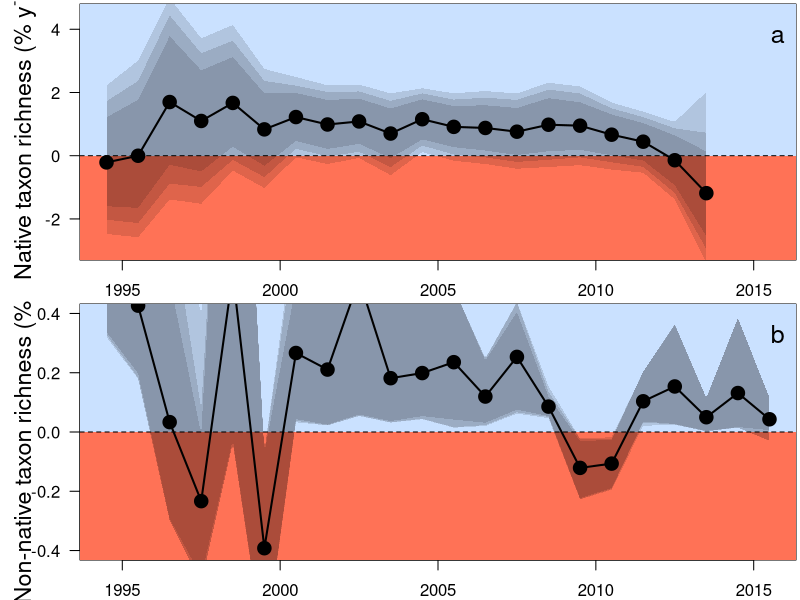

This chart was generated by the following R code:
##Set working directory
setwd("C:/Users/elwel/OneDrive/Desktop/aquatic_data/git/EuroAquaticMacroInverts")

# attach data
MA <- read.csv("outputs/movingAve_YrEsts.csv")
MA$meanYr <- (MA$StartYear+ 4.5)
head(MA)
unique(MA$Response)

#tiff(filename = "plots/Fig3_movingWindow/MovingAverages.tiff", width = 8, height = 6.5, units = 'in', res = 600, compression = 'lzw')

par(mfrow=c(2,1),mar=c(2,4,0.2,0.2))

#plot for native spp richness
SR <- subset(MA, Response == "SppRich_nativeSpp")
ave_SppRich <- 27.52824362
st <-(SR[1:(nrow(SR)),3:12]/ave_SppRich)*100
sr <- cbind(SR$StartYear, SR$site_num, SR$meanYr, st)
names(sr)[names(sr) == 'SR$StartYear'] <- 'StartYear'
names(sr)[names(sr) == 'SR$site_num'] <- 'site_num'
names(sr)[names(sr) == 'SR$meanYr'] <- 'meanYr'
#select yrs with enough sites to be representative
#SRs <- sr[ which(sr$site_num >=100), ]
SRs <- sr[ which(sr$StartYear >1989 & sr$StartYear <2012), ] # this is min 7 countries
#SRs <- sr[ which(sr$StartYear >=1980), ] #this is min 5 countries

plot(SRs$Estimate~SRs$meanYr,ylab="", cex=1.5, xlab="", type="n", las=1, ylim=c(-3,4.5), xlim=c(1994.5,2015.5))#ylim=c(-0.8,2.55))
title(ylab=expression(paste("Native taxon richness (% y"^"-1", ")")), line=2,cex.lab=1.4)
#title(xlab="Mean year of moving window", line=2,cex.lab=1.3)
polygon(x = c(0, 0, 2040, 2040), y = c(-100, 0, 0, -100), col ="coral1", border = NA)
polygon(x = c(0, 0, 2040, 2040), y = c(100, 0, 0, 100), col ="lightsteelblue1", border = NA)
abline(h=0,lty=2)
polygon(x = c(SRs$meanYr,rev(SRs$meanYr)), y = c(SRs$Q2.5,rev(SRs$Q97.5)),col="#00000020", border = NA)
polygon(x = c(SRs$meanYr,rev(SRs$meanYr)), y = c(SRs$Q5,rev(SRs$Q95)), col ="#00000020", border = NA)
polygon(x = c(SRs$meanYr,rev(SRs$meanYr)), y = c(SRs$Q10,rev(SRs$Q90)), col ="#00000020", border = NA)
#box(lwd=2)
points(SRs$Estimate~SRs$meanYr, pch=21,bg=1,cex=1.8)#pch="-",
points(SRs$Estimate~SRs$meanYr,type="l",lwd=2)
legend("topright", bty="n", legend="a",cex=1.5)

#plot for alien spp richness
SR <- subset(MA, Response == "alien_SppRich")
ave_SppRich <- 1.420037807
st <-(SR[1:(nrow(SR)),3:12]/ave_SppRich)*100
sr <- cbind(SR$StartYear, SR$site_num, SR$meanYr, st)
names(sr)[names(sr) == 'SR$StartYear'] <- 'StartYear'
names(sr)[names(sr) == 'SR$site_num'] <- 'site_num'
names(sr)[names(sr) == 'SR$meanYr'] <- 'meanYr'
#select yrs with enough sites to be representative
#SRs <- sr[ which(sr$site_num >=100), ]
SRs <- sr[ which(sr$StartYear >1989 & sr$StartYear <2012), ] # this is min 7 countries
#SRs <- sr[ which(sr$StartYear >=1980), ] #this is min 5 countries

plot(SRs$Estimate~SRs$meanYr,ylab="", cex=1.5, xlab="", type="n", las=1, ylim=c(-0.4,0.4), xlim=c(1994.5,2015.5))#ylim=c(-0.8,2.55))
title(ylab=expression(paste("Non-native taxon richness (% y"^"-1", ")")), line=2,cex.lab=1.4)
#title(xlab="Mean year of moving window", line=2,cex.lab=1.3)
polygon(x = c(0, 0, 2040, 2040), y = c(-100, 0, 0, -100), col ="coral1", border = NA)
polygon(x = c(0, 0, 2040, 2040), y = c(100, 0, 0, 100), col ="lightsteelblue1", border = NA)
abline(h=0,lty=2)
polygon(x = c(SRs$meanYr,rev(SRs$meanYr)), y = c(SRs$Q2.5,rev(SRs$Q97.5)),col="#00000020", border = NA)
polygon(x = c(SRs$meanYr,rev(SRs$meanYr)), y = c(SRs$Q5,rev(SRs$Q95)), col ="#00000020", border = NA)
polygon(x = c(SRs$meanYr,rev(SRs$meanYr)), y = c(SRs$Q10,rev(SRs$Q90)), col ="#00000020", border = NA)
#box(lwd=2)
points(SRs$Estimate~SRs$meanYr, pch=21,bg=1,cex=1.8)#pch="-",
points(SRs$Estimate~SRs$meanYr,type="l",lwd=2)
legend("topright", bty="n", legend="b",cex=1.5)